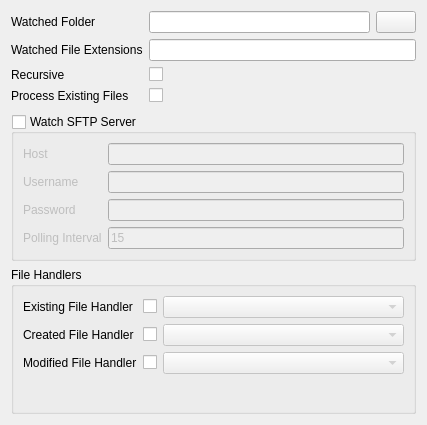
<?xml version="1.0" encoding="UTF-8"?>
<ui version="4.0">
 <class>Form</class>
 <widget class="QWidget" name="Form">
  <property name="geometry">
   <rect>
    <x>0</x>
    <y>0</y>
    <width>427</width>
    <height>425</height>
   </rect>
  </property>
  <property name="windowTitle">
   <string>Form</string>
  </property>
  <layout class="QVBoxLayout" name="verticalLayout">
   <item alignment="Qt::AlignTop">
    <widget class="QFrame" name="frame_3">
     <property name="frameShape">
      <enum>QFrame::NoFrame</enum>
     </property>
     <property name="frameShadow">
      <enum>QFrame::Raised</enum>
     </property>
     <layout class="QVBoxLayout" name="verticalLayout_3">
      <property name="leftMargin">
       <number>0</number>
      </property>
      <property name="topMargin">
       <number>0</number>
      </property>
      <property name="rightMargin">
       <number>0</number>
      </property>
      <property name="bottomMargin">
       <number>0</number>
      </property>
      <item>
       <widget class="QFrame" name="frame">
        <property name="frameShape">
         <enum>QFrame::NoFrame</enum>
        </property>
        <property name="frameShadow">
         <enum>QFrame::Raised</enum>
        </property>
        <layout class="QVBoxLayout" name="verticalLayout_2">
         <property name="leftMargin">
          <number>0</number>
         </property>
         <property name="topMargin">
          <number>0</number>
         </property>
         <property name="rightMargin">
          <number>0</number>
         </property>
         <property name="bottomMargin">
          <number>0</number>
         </property>
         <item>
          <layout class="QFormLayout" name="formLayout">
           <item row="0" column="0">
            <widget class="QLabel" name="label">
             <property name="text">
              <string>Watched Folder</string>
             </property>
            </widget>
           </item>
           <item row="0" column="1">
            <layout class="QHBoxLayout" name="horizontalLayout">
             <item>
              <widget class="QLineEdit" name="folderEdit"/>
             </item>
             <item>
              <widget class="QPushButton" name="selectFolderButton">
               <property name="text">
                <string/>
               </property>
               <property name="icon">
                <iconset resource="../resource_files/resources.qrc">
                 <normaloff>:/icons/folder.png</normaloff>:/icons/folder.png</iconset>
               </property>
              </widget>
             </item>
            </layout>
           </item>
           <item row="1" column="0">
            <widget class="QLabel" name="label_2">
             <property name="text">
              <string>Watched File Extensions</string>
             </property>
            </widget>
           </item>
           <item row="1" column="1">
            <widget class="QLineEdit" name="watchedFileExtensionsEdit">
             <property name="toolTip">
              <string>Comma separated list of extensions with Dot.</string>
             </property>
            </widget>
           </item>
           <item row="2" column="0">
            <widget class="QLabel" name="label_7">
             <property name="text">
              <string>Recursive</string>
             </property>
            </widget>
           </item>
           <item row="2" column="1">
            <widget class="QCheckBox" name="recursiveCheckBox">
             <property name="text">
              <string/>
             </property>
            </widget>
           </item>
           <item row="3" column="0">
            <widget class="QLabel" name="label_8">
             <property name="text">
              <string>Process Existing Files</string>
             </property>
            </widget>
           </item>
           <item row="3" column="1">
            <widget class="QCheckBox" name="processExistingFilesCheckBox">
             <property name="text">
              <string/>
             </property>
            </widget>
           </item>
          </layout>
         </item>
        </layout>
       </widget>
      </item>
      <item alignment="Qt::AlignTop">
       <widget class="QFrame" name="frame_2">
        <property name="frameShape">
         <enum>QFrame::NoFrame</enum>
        </property>
        <property name="frameShadow">
         <enum>QFrame::Raised</enum>
        </property>
        <layout class="QVBoxLayout" name="verticalLayout_4">
         <property name="leftMargin">
          <number>0</number>
         </property>
         <property name="topMargin">
          <number>5</number>
         </property>
         <property name="rightMargin">
          <number>0</number>
         </property>
         <property name="bottomMargin">
          <number>0</number>
         </property>
         <item>
          <widget class="QGroupBox" name="sftpGroupBox">
           <property name="title">
            <string>Watch SFTP Server</string>
           </property>
           <property name="checkable">
            <bool>true</bool>
           </property>
           <property name="checked">
            <bool>false</bool>
           </property>
           <layout class="QVBoxLayout" name="verticalLayout_5">
            <item>
             <widget class="QFrame" name="sftpFrame">
              <property name="enabled">
               <bool>false</bool>
              </property>
              <property name="frameShape">
               <enum>QFrame::NoFrame</enum>
              </property>
              <property name="frameShadow">
               <enum>QFrame::Raised</enum>
              </property>
              <layout class="QVBoxLayout" name="verticalLayout_6">
               <property name="leftMargin">
                <number>0</number>
               </property>
               <property name="topMargin">
                <number>0</number>
               </property>
               <property name="rightMargin">
                <number>0</number>
               </property>
               <property name="bottomMargin">
                <number>0</number>
               </property>
               <item>
                <layout class="QFormLayout" name="sftpFormLayout">
                 <item row="0" column="0">
                  <widget class="QLabel" name="label_3">
                   <property name="text">
                    <string>Host</string>
                   </property>
                  </widget>
                 </item>
                 <item row="0" column="1">
                  <widget class="QLineEdit" name="sftpHostEdit"/>
                 </item>
                 <item row="1" column="0">
                  <widget class="QLabel" name="label_4">
                   <property name="text">
                    <string>Username</string>
                   </property>
                  </widget>
                 </item>
                 <item row="2" column="0">
                  <widget class="QLabel" name="label_5">
                   <property name="text">
                    <string>Password</string>
                   </property>
                  </widget>
                 </item>
                 <item row="3" column="0">
                  <widget class="QLabel" name="label_6">
                   <property name="text">
                    <string>Polling Interval</string>
                   </property>
                  </widget>
                 </item>
                 <item row="1" column="1">
                  <widget class="QLineEdit" name="sftpUsernameEdit"/>
                 </item>
                 <item row="2" column="1">
                  <widget class="QLineEdit" name="sftpPasswordEdit">
                   <property name="echoMode">
                    <enum>QLineEdit::Password</enum>
                   </property>
                  </widget>
                 </item>
                 <item row="3" column="1">
                  <widget class="QLineEdit" name="sftpPollingIntervalEdit">
                   <property name="toolTip">
                    <string>The polling interval of the sftp client in seconds.</string>
                   </property>
                   <property name="text">
                    <string>15</string>
                   </property>
                  </widget>
                 </item>
                </layout>
               </item>
              </layout>
             </widget>
            </item>
           </layout>
          </widget>
         </item>
        </layout>
       </widget>
      </item>
     </layout>
    </widget>
   </item>
   <item>
    <widget class="QGroupBox" name="groupBox">
     <property name="title">
      <string>File Handlers</string>
     </property>
     <layout class="QVBoxLayout" name="verticalLayout_7">
      <item>
       <layout class="QFormLayout" name="formLayout_2">
        <item row="0" column="0">
         <widget class="QLabel" name="label_9">
          <property name="text">
           <string>Existing File Handler</string>
          </property>
         </widget>
        </item>
        <item row="0" column="1">
         <layout class="QHBoxLayout" name="horizontalLayout_2">
          <item alignment="Qt::AlignLeft">
           <widget class="QCheckBox" name="existingFileHandlerCheckBox">
            <property name="text">
             <string/>
            </property>
            <property name="checked">
             <bool>false</bool>
            </property>
           </widget>
          </item>
          <item>
           <widget class="QComboBox" name="existingFileHandlerComboBox">
            <property name="enabled">
             <bool>false</bool>
            </property>
            <property name="sizePolicy">
             <sizepolicy hsizetype="Expanding" vsizetype="Fixed">
              <horstretch>0</horstretch>
              <verstretch>0</verstretch>
             </sizepolicy>
            </property>
           </widget>
          </item>
         </layout>
        </item>
        <item row="1" column="1">
         <layout class="QHBoxLayout" name="horizontalLayout_3">
          <item alignment="Qt::AlignLeft">
           <widget class="QCheckBox" name="createdFileHandlerCheckBox">
            <property name="text">
             <string/>
            </property>
           </widget>
          </item>
          <item>
           <widget class="QComboBox" name="createdFileHandlerComboBox">
            <property name="enabled">
             <bool>false</bool>
            </property>
            <property name="sizePolicy">
             <sizepolicy hsizetype="Expanding" vsizetype="Fixed">
              <horstretch>0</horstretch>
              <verstretch>0</verstretch>
             </sizepolicy>
            </property>
           </widget>
          </item>
         </layout>
        </item>
        <item row="2" column="1">
         <layout class="QHBoxLayout" name="horizontalLayout_4">
          <item alignment="Qt::AlignLeft">
           <widget class="QCheckBox" name="modifiedFileHandlerCheckBox">
            <property name="text">
             <string/>
            </property>
           </widget>
          </item>
          <item>
           <widget class="QComboBox" name="modifiedFileHandlerComboBox">
            <property name="enabled">
             <bool>false</bool>
            </property>
            <property name="sizePolicy">
             <sizepolicy hsizetype="Expanding" vsizetype="Fixed">
              <horstretch>0</horstretch>
              <verstretch>0</verstretch>
             </sizepolicy>
            </property>
           </widget>
          </item>
         </layout>
        </item>
        <item row="1" column="0">
         <widget class="QLabel" name="label_10">
          <property name="text">
           <string>Created File Handler</string>
          </property>
         </widget>
        </item>
        <item row="2" column="0">
         <widget class="QLabel" name="label_11">
          <property name="text">
           <string>Modified File Handler</string>
          </property>
         </widget>
        </item>
       </layout>
      </item>
     </layout>
    </widget>
   </item>
  </layout>
 </widget>
 <resources>
  <include location="../resource_files/resources.qrc"/>
 </resources>
 <connections>
  <connection>
   <sender>sftpGroupBox</sender>
   <signal>clicked(bool)</signal>
   <receiver>sftpFrame</receiver>
   <slot>setEnabled(bool)</slot>
   <hints>
    <hint type="sourcelabel">
     <x>213</x>
     <y>159</y>
    </hint>
    <hint type="destinationlabel">
     <x>213</x>
     <y>165</y>
    </hint>
   </hints>
  </connection>
  <connection>
   <sender>existingFileHandlerCheckBox</sender>
   <signal>toggled(bool)</signal>
   <receiver>existingFileHandlerComboBox</receiver>
   <slot>setEnabled(bool)</slot>
   <hints>
    <hint type="sourcelabel">
     <x>135</x>
     <y>286</y>
    </hint>
    <hint type="destinationlabel">
     <x>169</x>
     <y>289</y>
    </hint>
   </hints>
  </connection>
  <connection>
   <sender>createdFileHandlerCheckBox</sender>
   <signal>toggled(bool)</signal>
   <receiver>createdFileHandlerComboBox</receiver>
   <slot>setEnabled(bool)</slot>
   <hints>
    <hint type="sourcelabel">
     <x>133</x>
     <y>316</y>
    </hint>
    <hint type="destinationlabel">
     <x>184</x>
     <y>317</y>
    </hint>
   </hints>
  </connection>
  <connection>
   <sender>modifiedFileHandlerCheckBox</sender>
   <signal>toggled(bool)</signal>
   <receiver>modifiedFileHandlerComboBox</receiver>
   <slot>setEnabled(bool)</slot>
   <hints>
    <hint type="sourcelabel">
     <x>134</x>
     <y>342</y>
    </hint>
    <hint type="destinationlabel">
     <x>188</x>
     <y>343</y>
    </hint>
   </hints>
  </connection>
 </connections>
</ui>
